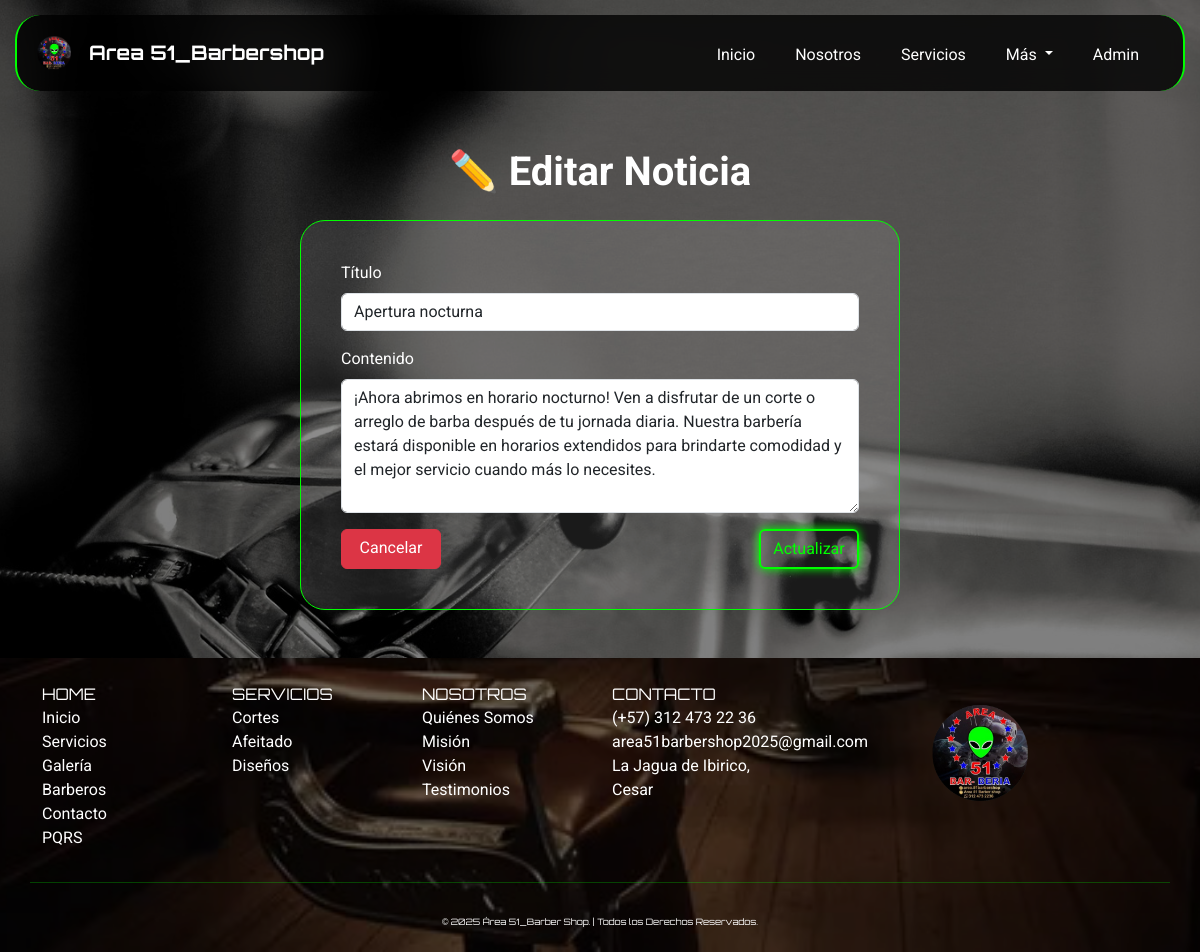
Screenshot of /index.php?page=editar_noticias&id=3 (signed in) with the database file from the repository.
### tables this page shows
CREATE TABLE `noticias` (
  `id_noticia` int(11) NOT NULL AUTO_INCREMENT,
  `titulo` varchar(200) NOT NULL,
  `contenido` text NOT NULL,
  `fecha_publicacion` timestamp NOT NULL DEFAULT current_timestamp(),
  `publicado_por` int(11) DEFAULT NULL,
  `estado` enum('activo','inactivo') DEFAULT 'activo',
  PRIMARY KEY (`id_noticia`),
  KEY `fk_noticias_publicado_por` (`publicado_por`),
  CONSTRAINT `fk_noticias_publicado_por` FOREIGN KEY (`publicado_por`) REFERENCES `administradores` (`id_admin`) ON DELETE SET NULL ON UPDATE CASCADE
);

### app/controllers/NoticiasController.php (called while the page is built, shortened)
<?php
require_once __DIR__ . '/../models/Noticias.php';
class NoticiasController {
    private $noticias;
    public function __construct($db) {
        $this->noticias = new Noticias($db);
    }
    public function obtenerNoticia($id) {
        return $this->noticias->obtener($id);
    }
}

### app/models/Noticias.php (called while the page is built, shortened)
<?php
class Noticias {
    private $db;
    public function __construct($db) {
        $this->db = $db;
    }
    public function obtener($id) {
        $stmt = $this->db->prepare("
            SELECT n.*, a.nombre AS nombre_admin
            FROM noticias n
            LEFT JOIN administradores a ON n.publicado_por = a.id_admin
            WHERE id_noticia = :id
            LIMIT 1
        ");
        $stmt->bindParam(':id', $id);
        $stmt->execute();
        return $stmt->fetch(PDO::FETCH_ASSOC);
    }
}

### app/views/noticias/editar_noticias.php (the view, shortened to what this page needs)
<?php
require_once __DIR__ . '/../../controllers/NoticiasController.php';
$controller = new NoticiasController($db);
$id = $_GET['id'] ?? null;
$noticia = $controller->obtenerNoticia($id);
?>
<body>
    <div class="container py-5" style="margin-top:100px;">
        <h1 class="fw-bold text-white mb-4 text-center">✏️ Editar Noticia</h1>
        <div class="card text-white mx-auto" style="max-width: 600px; padding: 40px;">
            <form action="" method="POST" class="text-white">
                <div class="mb-3">
                    <label for="titulo" class="form-label">Título</label>
                    <input type="text" name="titulo" id="titulo" class="form-control"
                        value="<?= htmlspecialchars($noticia['titulo']) ?>" required>
                </div>
                <div class="mb-3">
                    <label for="contenido" class="form-label">Contenido</label>
                    <textarea name="contenido" id="contenido" class="form-control" rows="5" required><?= htmlspecialchars($noticia['contenido']) ?></textarea>
                </div>
                <div class="d-flex justify-content-between">
                    <a href="index.php?page=noticias" class="btn btn-danger" style="width:100px;">Cancelar</a>
                    <button type="submit" class="btn btn-neon" style="width:100px;">Actualizar</button>
                </div>
            </form>
        </div>
    </div>
<main>

### public/css/style.css (style rules this page uses)
body { background-image: url(../img/fondo_body.jpg); min-height: 100vh; background-size: cover; background-position: center; background-repeat: no-repeat; background-attachment: fixed; position: relative; font-family: 'Roboto', sans-serif; background-color: #000; color: #fff; margin: 0; padding: 0; width: 100%; align-items: center; justify-content: center; }
body::before { content: ''; position: fixed; top: 0; left: 0; width: 100%; height: 100%; background-color: rgba(0, 0, 0, 0.5); z-index: -1; }
html { scroll-behavior: smooth; width: 100%; }
.btn-neon { color: #00ff00; border: 2px solid #00ff00; background-color: transparent; box-shadow: 0 0 10px #00ff00; transition: all 0.3s ease; }
.card { width: 100%; background-color: rgba(255, 255, 255, 0.1); border: 1px solid #00ff00; transition: transform 0.3s, box-shadow 0.3s; border-radius: 25px; }

### rows the page displays
noticias: titulo "Apertura nocturna", contenido "¡Ahora abrimos en horario nocturno! Ven a disfrutar de un corte o arreglo de barba después de tu jornada diaria. Nuestra barbería estará disponible en horarios extendidos para brindarte comodidad y el mejor servicio cuando más lo necesites."
